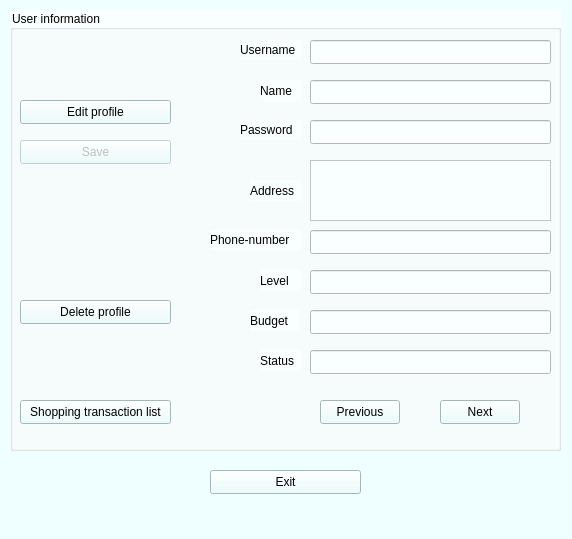
<?xml version="1.0" encoding="UTF-8"?>
<ui version="4.0">
 <class>Admin</class>
 <widget class="QMainWindow" name="Admin">
  <property name="geometry">
   <rect>
    <x>0</x>
    <y>0</y>
    <width>572</width>
    <height>539</height>
   </rect>
  </property>
  <property name="minimumSize">
   <size>
    <width>572</width>
    <height>539</height>
   </size>
  </property>
  <property name="maximumSize">
   <size>
    <width>572</width>
    <height>539</height>
   </size>
  </property>
  <property name="windowTitle">
   <string>Admin</string>
  </property>
  <property name="styleSheet">
   <string notr="true">background-color: rgb(239, 255, 255);</string>
  </property>
  <widget class="QWidget" name="centralwidget">
   <widget class="QGroupBox" name="groupBox">
    <property name="geometry">
     <rect>
      <x>10</x>
      <y>10</y>
      <width>551</width>
      <height>441</height>
     </rect>
    </property>
    <property name="styleSheet">
     <string notr="true">background-color: rgb(249, 255, 254);
</string>
    </property>
    <property name="title">
     <string>User information</string>
    </property>
    <widget class="QLineEdit" name="lineEdit">
     <property name="geometry">
      <rect>
       <x>300</x>
       <y>30</y>
       <width>241</width>
       <height>24</height>
      </rect>
     </property>
     <property name="readOnly">
      <bool>true</bool>
     </property>
    </widget>
    <widget class="QLineEdit" name="lineEdit_2">
     <property name="geometry">
      <rect>
       <x>300</x>
       <y>70</y>
       <width>241</width>
       <height>24</height>
      </rect>
     </property>
     <property name="readOnly">
      <bool>true</bool>
     </property>
    </widget>
    <widget class="QLineEdit" name="lineEdit_3">
     <property name="geometry">
      <rect>
       <x>300</x>
       <y>110</y>
       <width>241</width>
       <height>24</height>
      </rect>
     </property>
     <property name="echoMode">
      <enum>QLineEdit::Password</enum>
     </property>
     <property name="readOnly">
      <bool>true</bool>
     </property>
    </widget>
    <widget class="QLineEdit" name="lineEdit_4">
     <property name="geometry">
      <rect>
       <x>300</x>
       <y>220</y>
       <width>241</width>
       <height>24</height>
      </rect>
     </property>
     <property name="readOnly">
      <bool>true</bool>
     </property>
    </widget>
    <widget class="QLineEdit" name="lineEdit_5">
     <property name="geometry">
      <rect>
       <x>300</x>
       <y>260</y>
       <width>241</width>
       <height>24</height>
      </rect>
     </property>
     <property name="readOnly">
      <bool>true</bool>
     </property>
    </widget>
    <widget class="QLineEdit" name="lineEdit_6">
     <property name="geometry">
      <rect>
       <x>300</x>
       <y>300</y>
       <width>241</width>
       <height>24</height>
      </rect>
     </property>
     <property name="dragEnabled">
      <bool>false</bool>
     </property>
     <property name="readOnly">
      <bool>true</bool>
     </property>
    </widget>
    <widget class="QLineEdit" name="lineEdit_7">
     <property name="geometry">
      <rect>
       <x>300</x>
       <y>340</y>
       <width>241</width>
       <height>24</height>
      </rect>
     </property>
     <property name="readOnly">
      <bool>true</bool>
     </property>
    </widget>
    <widget class="QPushButton" name="pushButton">
     <property name="geometry">
      <rect>
       <x>430</x>
       <y>390</y>
       <width>80</width>
       <height>24</height>
      </rect>
     </property>
     <property name="mouseTracking">
      <bool>false</bool>
     </property>
     <property name="tabletTracking">
      <bool>false</bool>
     </property>
     <property name="styleSheet">
      <string notr="true">background-color: rgb(230, 255, 253);</string>
     </property>
     <property name="text">
      <string>Next</string>
     </property>
    </widget>
    <widget class="QPushButton" name="pushButton_2">
     <property name="geometry">
      <rect>
       <x>310</x>
       <y>390</y>
       <width>80</width>
       <height>24</height>
      </rect>
     </property>
     <property name="styleSheet">
      <string notr="true">background-color: rgb(230, 255, 253);</string>
     </property>
     <property name="text">
      <string>Previous</string>
     </property>
    </widget>
    <widget class="QPushButton" name="pushButton_5">
     <property name="geometry">
      <rect>
       <x>10</x>
       <y>290</y>
       <width>151</width>
       <height>24</height>
      </rect>
     </property>
     <property name="styleSheet">
      <string notr="true">background-color: rgb(230, 255, 253);</string>
     </property>
     <property name="text">
      <string>Delete profile</string>
     </property>
    </widget>
    <widget class="QPushButton" name="pushButton_4">
     <property name="geometry">
      <rect>
       <x>10</x>
       <y>90</y>
       <width>151</width>
       <height>24</height>
      </rect>
     </property>
     <property name="styleSheet">
      <string notr="true">background-color: rgb(230, 255, 253);</string>
     </property>
     <property name="text">
      <string>Edit profile</string>
     </property>
     <property name="autoExclusive">
      <bool>false</bool>
     </property>
     <property name="autoDefault">
      <bool>false</bool>
     </property>
     <property name="default">
      <bool>false</bool>
     </property>
     <property name="flat">
      <bool>false</bool>
     </property>
    </widget>
    <widget class="QPushButton" name="pushButton_7">
     <property name="enabled">
      <bool>false</bool>
     </property>
     <property name="geometry">
      <rect>
       <x>10</x>
       <y>130</y>
       <width>151</width>
       <height>24</height>
      </rect>
     </property>
     <property name="font">
      <font>
       <kerning>true</kerning>
      </font>
     </property>
     <property name="styleSheet">
      <string notr="true">background-color: rgb(230, 255, 253);</string>
     </property>
     <property name="text">
      <string>Save</string>
     </property>
     <property name="checkable">
      <bool>false</bool>
     </property>
     <property name="default">
      <bool>false</bool>
     </property>
     <property name="flat">
      <bool>false</bool>
     </property>
    </widget>
    <widget class="QLabel" name="label">
     <property name="geometry">
      <rect>
       <x>230</x>
       <y>30</y>
       <width>61</width>
       <height>20</height>
      </rect>
     </property>
     <property name="text">
      <string>Username</string>
     </property>
    </widget>
    <widget class="QLabel" name="label_2">
     <property name="geometry">
      <rect>
       <x>250</x>
       <y>70</y>
       <width>41</width>
       <height>21</height>
      </rect>
     </property>
     <property name="text">
      <string>Name</string>
     </property>
    </widget>
    <widget class="QLabel" name="label_3">
     <property name="geometry">
      <rect>
       <x>230</x>
       <y>110</y>
       <width>61</width>
       <height>20</height>
      </rect>
     </property>
     <property name="text">
      <string>Password</string>
     </property>
    </widget>
    <widget class="QLabel" name="label_4">
     <property name="geometry">
      <rect>
       <x>240</x>
       <y>170</y>
       <width>51</width>
       <height>21</height>
      </rect>
     </property>
     <property name="text">
      <string>Address</string>
     </property>
    </widget>
    <widget class="QLabel" name="label_5">
     <property name="geometry">
      <rect>
       <x>200</x>
       <y>220</y>
       <width>91</width>
       <height>20</height>
      </rect>
     </property>
     <property name="text">
      <string>Phone-number</string>
     </property>
    </widget>
    <widget class="QLabel" name="label_6">
     <property name="geometry">
      <rect>
       <x>250</x>
       <y>260</y>
       <width>41</width>
       <height>21</height>
      </rect>
     </property>
     <property name="text">
      <string>Level</string>
     </property>
    </widget>
    <widget class="QLabel" name="label_7">
     <property name="geometry">
      <rect>
       <x>240</x>
       <y>300</y>
       <width>49</width>
       <height>21</height>
      </rect>
     </property>
     <property name="text">
      <string>Budget</string>
     </property>
    </widget>
    <widget class="QLabel" name="label_8">
     <property name="geometry">
      <rect>
       <x>250</x>
       <y>340</y>
       <width>41</width>
       <height>21</height>
      </rect>
     </property>
     <property name="text">
      <string>Status</string>
     </property>
    </widget>
    <widget class="QPushButton" name="pushButton_3">
     <property name="geometry">
      <rect>
       <x>10</x>
       <y>390</y>
       <width>151</width>
       <height>24</height>
      </rect>
     </property>
     <property name="styleSheet">
      <string notr="true">background-color: rgb(230, 255, 253);</string>
     </property>
     <property name="text">
      <string>Shopping transaction list</string>
     </property>
    </widget>
    <widget class="QTextEdit" name="textEdit">
     <property name="geometry">
      <rect>
       <x>300</x>
       <y>150</y>
       <width>241</width>
       <height>61</height>
      </rect>
     </property>
     <property name="readOnly">
      <bool>true</bool>
     </property>
    </widget>
   </widget>
   <widget class="QPushButton" name="pushButton_6">
    <property name="geometry">
     <rect>
      <x>210</x>
      <y>470</y>
      <width>151</width>
      <height>24</height>
     </rect>
    </property>
    <property name="styleSheet">
     <string notr="true">font: 700 9pt &quot;Segoe UI&quot;;
background-color: rgb(230, 255, 253);</string>
    </property>
    <property name="text">
     <string>Exit</string>
    </property>
   </widget>
  </widget>
  <widget class="QMenuBar" name="menubar">
   <property name="geometry">
    <rect>
     <x>0</x>
     <y>0</y>
     <width>572</width>
     <height>21</height>
    </rect>
   </property>
  </widget>
  <widget class="QStatusBar" name="statusbar"/>
 </widget>
 <resources/>
 <connections/>
</ui>
